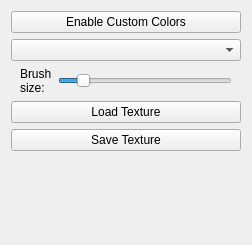
<?xml version="1.0" encoding="UTF-8"?>
<ui version="4.0">
 <class>CustomColorsView</class>
 <widget class="QWidget" name="CustomColorsView">
  <property name="geometry">
   <rect>
    <x>0</x>
    <y>0</y>
    <width>252</width>
    <height>245</height>
   </rect>
  </property>
  <property name="windowTitle">
   <string>Form</string>
  </property>
  <layout class="QVBoxLayout" name="verticalLayout">
   <item>
    <widget class="QPushButton" name="buttonCustomColorsEnable">
     <property name="text">
      <string>Enable Custom Colors</string>
     </property>
     <property name="checkable">
      <bool>false</bool>
     </property>
     <property name="autoDefault">
      <bool>false</bool>
     </property>
     <property name="default">
      <bool>false</bool>
     </property>
    </widget>
   </item>
   <item>
    <widget class="QComboBox" name="comboboxCustomColors">
     <property name="sizePolicy">
      <sizepolicy hsizetype="Preferred" vsizetype="Fixed">
       <horstretch>0</horstretch>
       <verstretch>0</verstretch>
      </sizepolicy>
     </property>
    </widget>
   </item>
   <item>
    <widget class="QFrame" name="frame_3">
     <property name="frameShape">
      <enum>QFrame::NoFrame</enum>
     </property>
     <property name="frameShadow">
      <enum>QFrame::Plain</enum>
     </property>
     <property name="lineWidth">
      <number>0</number>
     </property>
     <layout class="QHBoxLayout" name="horizontalLayout_4">
      <property name="topMargin">
       <number>0</number>
      </property>
      <property name="bottomMargin">
       <number>0</number>
      </property>
      <item>
       <widget class="QLabel" name="label">
        <property name="sizePolicy">
         <sizepolicy hsizetype="Maximum" vsizetype="Preferred">
          <horstretch>0</horstretch>
          <verstretch>0</verstretch>
         </sizepolicy>
        </property>
        <property name="text">
         <string>Brush
size:</string>
        </property>
        <property name="wordWrap">
         <bool>true</bool>
        </property>
       </widget>
      </item>
      <item>
       <widget class="QSlider" name="sliderCustomColorBrushSize">
        <property name="sizePolicy">
         <sizepolicy hsizetype="Minimum" vsizetype="Fixed">
          <horstretch>0</horstretch>
          <verstretch>0</verstretch>
         </sizepolicy>
        </property>
        <property name="minimum">
         <number>10</number>
        </property>
        <property name="value">
         <number>20</number>
        </property>
        <property name="orientation">
         <enum>Qt::Horizontal</enum>
        </property>
       </widget>
      </item>
     </layout>
    </widget>
   </item>
   <item>
    <widget class="QPushButton" name="buttonCustomColorsLoad">
     <property name="text">
      <string>Load Texture</string>
     </property>
    </widget>
   </item>
   <item>
    <widget class="QPushButton" name="buttonCustomColorsSave">
     <property name="text">
      <string>Save Texture</string>
     </property>
    </widget>
   </item>
   <item>
    <spacer name="verticalSpacer">
     <property name="orientation">
      <enum>Qt::Vertical</enum>
     </property>
     <property name="sizeHint" stdset="0">
      <size>
       <width>225</width>
       <height>34</height>
      </size>
     </property>
    </spacer>
   </item>
  </layout>
 </widget>
 <resources/>
 <connections/>
</ui>
